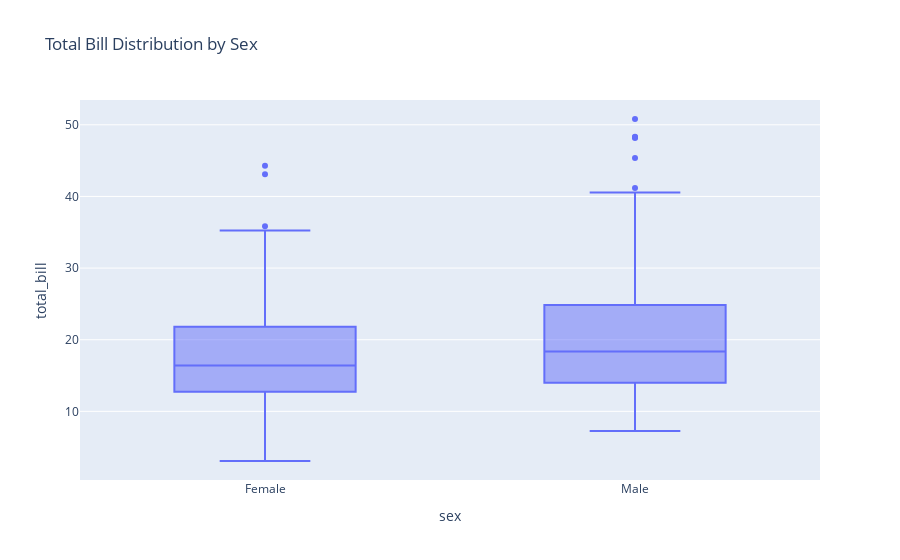
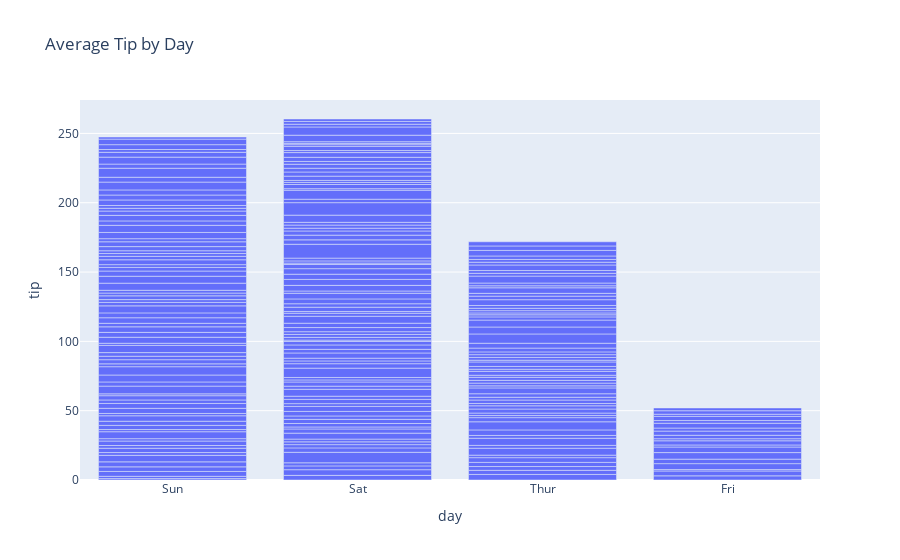

These figures' notebook cell, in order:
### Code cell
import plotly.express as px

boxplot_sex = px.box(df, x='sex', y='total_bill', title='Total Bill Distribution by Sex')
boxplot_sex.show()

barplot_day = px.bar(df, x='day', y='tip', title='Average Tip by Day')
barplot_day.show()

### Figure 1 — Plotly figure (JSON) as saved in the notebook; plotly's stock layout.template omitted (floating-point values rounded to 4 significant figures; data arrays with more than 128 entries replaced by an {"elided": "..."} marker saying what was removed)
{"data": [{"alignmentgroup": "True", "hovertemplate": "sex=%{x}<br>total_bill=%{y}<extra></extra>", "legendgroup": "", "marker": {"color": "#636efa"}, "name": "", "notched": false, "offsetgroup": "", "orientation": "v", "showlegend": false, "type": "box", "x": {"elided": "244 str values"}, "x0": " ", "xaxis": "x", "y": {"elided": "244 float values"}, "y0": " ", "yaxis": "y"}], "layout": {"boxmode": "group", "legend": {"tracegroupgap": 0}, "title": {"text": "Total Bill Distribution by Sex"}, "xaxis": {"anchor": "y", "domain": [0, 1], "title": {"text": "sex"}}, "yaxis": {"anchor": "x", "domain": [0, 1], "title": {"text": "total_bill"}}}}

### Figure 2 — Plotly figure (JSON) as saved in the notebook; plotly's stock layout.template omitted (floating-point values rounded to 4 significant figures; data arrays with more than 128 entries replaced by an {"elided": "..."} marker saying what was removed)
{"data": [{"alignmentgroup": "True", "hovertemplate": "day=%{x}<br>tip=%{y}<extra></extra>", "legendgroup": "", "marker": {"color": "#636efa", "pattern": {"shape": ""}}, "name": "", "offsetgroup": "", "orientation": "v", "showlegend": false, "textposition": "auto", "type": "bar", "x": {"elided": "244 str values"}, "xaxis": "x", "y": {"elided": "244 float values"}, "yaxis": "y"}], "layout": {"barmode": "relative", "legend": {"tracegroupgap": 0}, "title": {"text": "Average Tip by Day"}, "xaxis": {"anchor": "y", "domain": [0, 1], "title": {"text": "day"}}, "yaxis": {"anchor": "x", "domain": [0, 1], "title": {"text": "tip"}}}}
